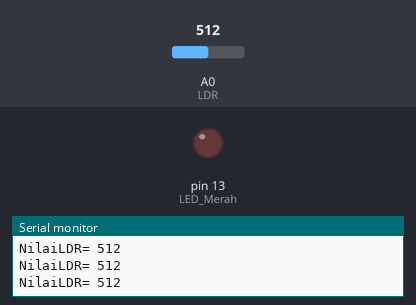
Recording of a sketch running on a simulated Arduino Uno, built with avr-gcc and run on an emulated ATmega328P. Parts: output pins drawn as LEDs (lit = HIGH), the last lines printed to the serial monitor. The inputs (shaded band) are chosen by the test bench; at power-on: A0 (LDR) = 512.

Above: at 1.2 s.
1.3 s: A0 (LDR) set to 687
2.8 s: A0 (LDR) set to 708
At 3.5 s:
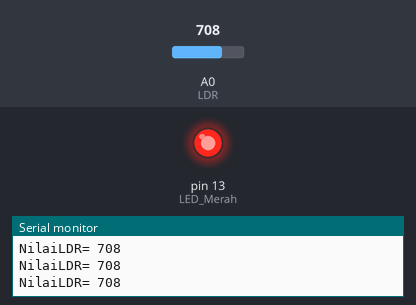
4.3 s: A0 (LDR) set to 690
At 4.6 s:
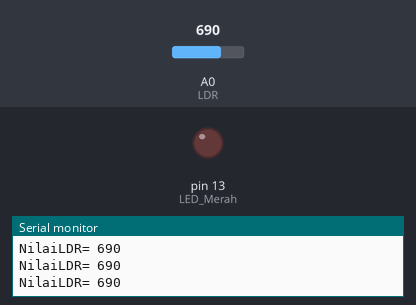
5.8 s: A0 (LDR) set to 710
At 6.2 s:
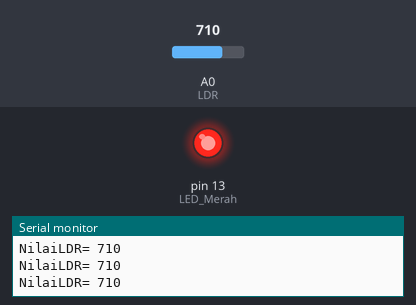
Timing chart, 0 to 8.8 s (numbered marks = the images above; inputs shaded):
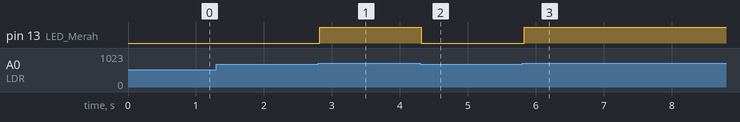

Measured:
- the behaviour switches between 700 and 701 on A0 (LDR) (found by bisection; images 0 and 1)
- after the input at 2.8 s, pin 13 (LED_Merah): LOW → HIGH at once
- after the input at 4.3 s, pin 13 (LED_Merah): HIGH → LOW at once
- after the input at 5.8 s, pin 13 (LED_Merah): LOW → HIGH at once

The sketch:

Arduino_LDR_LED.ino
```cpp
int LDR= A0;                    // membuat variabel LDR untuk pin A0
int LED_Merah = 13;            // membuat variabel LED untuk pin 11
int nilaiLDR= 0;            // variabel nilai awal untuk nilaiLDR
void setup(){
  pinMode(LED_Merah, OUTPUT);            // menentukan LED menjadi OUTPUT

  Serial.begin(9600);                 // komunikasi Arduino ke Komputer
}
void loop(){
  nilaiLDR= analogRead(LDR);                  // menyimpan nilai yang dibaca dari LDR ke variabel nilaiLDR
  Serial.print("NilaiLDR= ");                // menampilkan teks nilaiLDR=
  Serial.println(nilaiLDR);                 // menampilkan nilai dari nilaiLDR
  if(nilaiLDR > 700) {                     // jika nilai dari LDR lebih dari 700
    digitalWrite(LED_Merah, HIGH);        // lampu LED menyala

  }
  else  {                           // jika tidak
    digitalWrite(LED_Merah, LOW);         // lampu LED mati

  }
}
```
